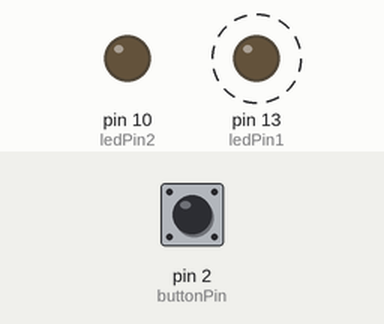
Recording of a sketch running on a simulated Arduino Uno, built with avr-gcc and run on an emulated ATmega328P. Parts: output pins drawn as LEDs (lit = HIGH). Dashed ring = blinking. Inputs (shaded band) come from the test bench; at power-on: pin 2 (buttonPin) HIGH. What the sketch prints to the serial monitor is not drawn.

Above: at 1.2 s.
1.3 s: pin 2 (buttonPin) pulled LOW for 0.15 s
At 2.8 s:
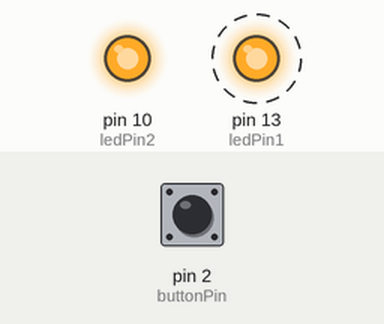
4.4 s: pin 2 (buttonPin) pulled LOW for 1 s
At 6.5 s:
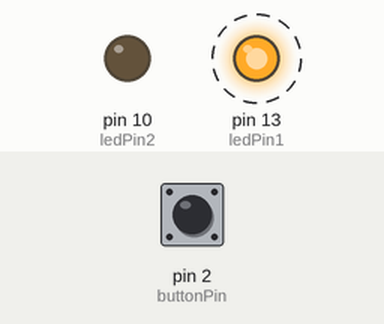
8.4 s: pin 2 (buttonPin) pulled LOW for 3.2 s
At 9.8 s:
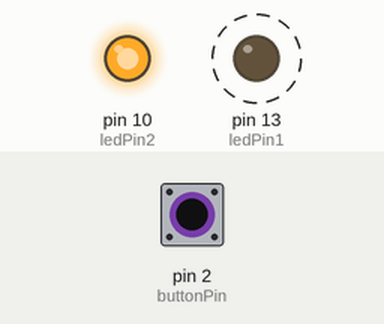
Timing chart, 0 to 20.6 s (numbered marks = the images above; inputs shaded):
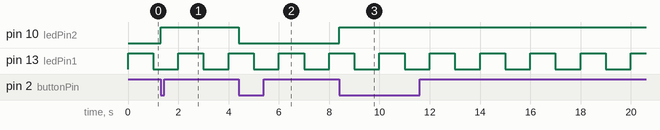

The sketch:

Ex1.ino
```cpp
// (C) Faiza Amjad, Tehreem Asif Group: 11 __ (2024)
// Work package 5
// Exercise 1
// Submission code: 103681 (provided by your TA-s)
// C++ code
// Define LED and button connections
const byte ledPin1 = 13;
const byte ledPin2 = 10;
const byte buttonPin = 2;

// volatile Boolean to represent toggle state
// global volatile variable for interrupts
volatile bool toggleState = false;

// Check status of button
// Toggle LED if button pressed
void checkButton()
{
  // If button is pressed
  if (digitalRead(buttonPin) == LOW) {
    // Change state of toggle
    toggleState = !toggleState;
    // Indicate state on LED
    digitalWrite(ledPin2, toggleState);
    Serial.print("Button Running!");
  }
}

void setup()
{
  //Set LEDs as output
  pinMode(ledPin1, OUTPUT);
  pinMode(ledPin2, OUTPUT);
  //Set button pin as INPUT with pullup
  pinMode(buttonPin, INPUT_PULLUP);
  Serial.begin(9600);
  // Attach Interrupt to Interrupt Service Routine
  attachInterrupt(digitalPinToInterrupt(buttonPin),checkButton, FALLING);
}

void loop()
{
  digitalWrite(ledPin1, HIGH);
  delay(1000); // Wait for 1000 millisecond(s)
  digitalWrite(ledPin1, LOW);
  delay(1000); // Wait for 1000 millisecond(s)
}
```

Measured:
- after the input at 1.3 s, pin 10 (ledPin2): LOW → HIGH at once
- after the input at 4.4 s, pin 10 (ledPin2): HIGH → LOW at once
- after the input at 8.4 s, pin 10 (ledPin2): LOW → HIGH at once
- by itself, pin 13 (ledPin1): alternates HIGH for 1.0 s and LOW for 1.0 s
